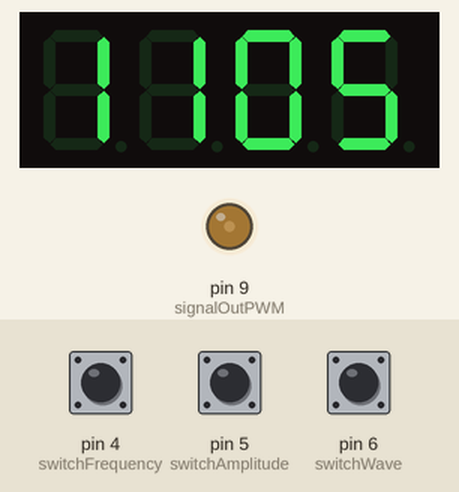
Bench run of a sketch on a simulated Arduino Uno, built with avr-gcc and run on an emulated ATmega328P. On the bench: 4-digit seven-segment display, output pins drawn as LEDs (lit = HIGH). Dashed ring = blinking. The test bench sets the inputs (shaded band); at power-on: pin 6 (switchWave) HIGH, pin 4 (switchFrequency) HIGH, pin 5 (switchAmplitude) HIGH.

Above: at 1.2 s.
1.3 s: pin 6 (switchWave) pulled LOW for 1 s
At 3.7 s:
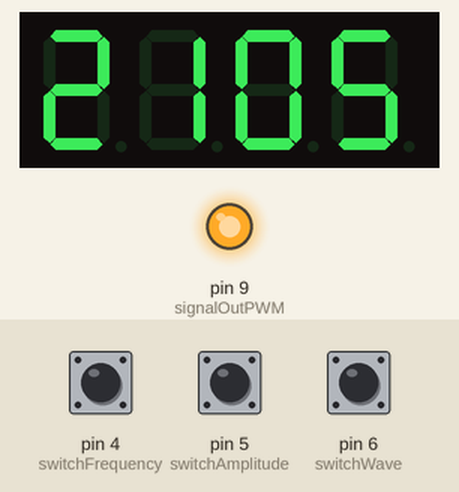
5.3 s: pin 4 (switchFrequency) pulled LOW for 0.15 s
At 5.8 s:
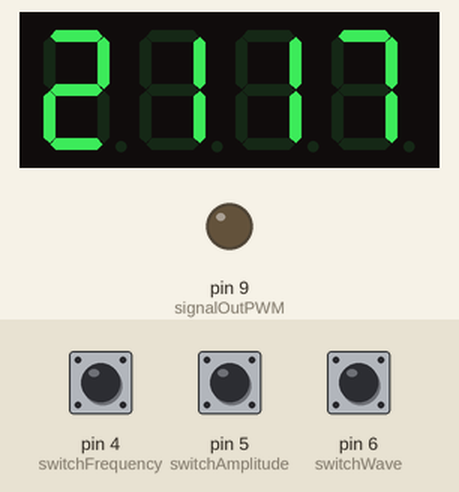
6.0 s: pin 5 (switchAmplitude) pulled LOW for 1 s
At 6.41 s:
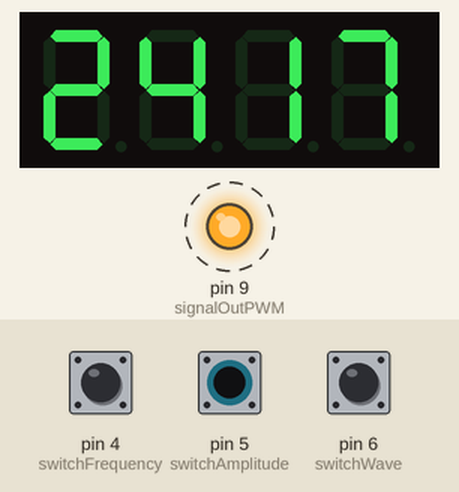
7.6 s: pin 4 (switchFrequency) pulled LOW for 1 s
At 9.14 s:
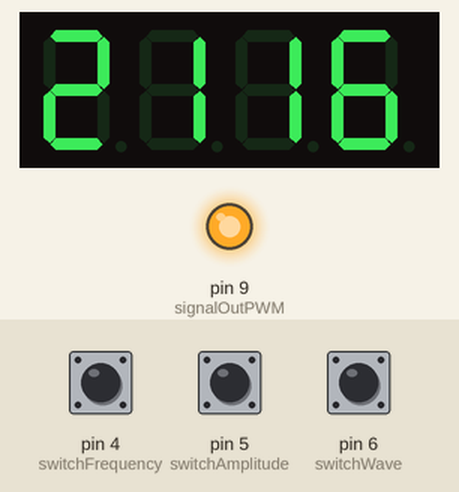
9.2 s: pin 5 (switchAmplitude) pulled LOW for 0.15 s
9.9 s: pin 6 (switchWave) pulled LOW for 1 s
At 11.07 s:
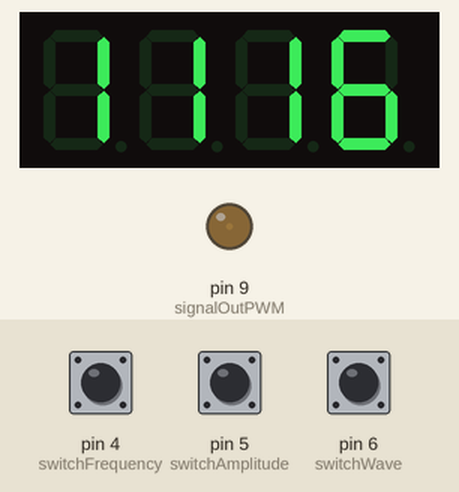
Timing chart, 0 to 12.5 s (numbered marks = the images above; inputs shaded):
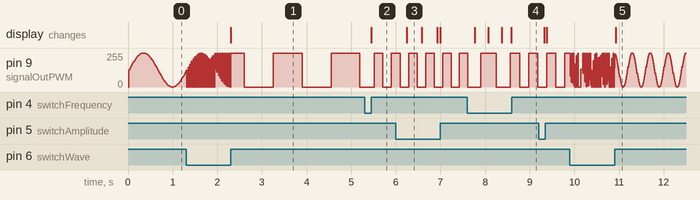

The sketch:

display.ino
```cpp
#include "TM1637.h"     //添加数码管模块头文件（预先把TM1637库函数文件拷贝进arduino安装目录下的libraries文件夹里）
#include "waveData2.h"

#define CLK 3           //数码管模块接口
#define DIO 2           //数码管模块接口
TM1637 tm1637(CLK,DIO); //定义数码管对象

unsigned int signalOutPWM = 9;                  //信号输出端口
unsigned int switchFrequency = 4;
unsigned int switchAmplitude = 5;
unsigned int switchWave = 6;

unsigned int delaytime = 1950;                  //每个数据由970Hz的PWM波形滤波产生，约1.9ms延迟+其他语句延迟 约等于 2ms，足以产生两个完整PWM波形
unsigned int wholePeriodNum = 512;
unsigned int i, freqStep, Amplitude, Wave;

unsigned int waveflag;
unsigned int amplitudeflag;
unsigned int freqflag;

int8_t displayData[] = {Wave, Amplitude, freqStep / 10, freqStep % 10};  //四个数码管待显示的数据

void setup() {
  tm1637.set();       //数码管对象设置
  tm1637.init();      //数码管对象初始化
  pinMode(signalOutPWM, OUTPUT);
  pinMode(switchFrequency, INPUT_PULLUP);
  pinMode(switchAmplitude, INPUT_PULLUP);
  pinMode(switchWave, INPUT_PULLUP);
  freqStep = 5;
  Amplitude = 1;
  Wave = 1;
}

void loop() {
  waveflag = digitalRead(switchWave);
  amplitudeflag = digitalRead(switchAmplitude);
  freqflag = digitalRead(switchFrequency);
  if(freqflag == LOW)
  {
    if(freqStep == 20)
      freqStep = 1;
    else
      freqStep ++;
  }
  if(waveflag == LOW)
  {
    if(Wave == 3)
      Wave = 1;
    else
      Wave++;
  }
  if(amplitudeflag == LOW)
  {
    if(Amplitude == 4)
      Amplitude = 1;
    else
      Amplitude ++;
  }
  displayData[0] = Wave;
  displayData[1] = Amplitude;
  displayData[2] = freqStep / 10;
  displayData[3] = freqStep % 10;
  tm1637.display(displayData);  //根据displayData数组的值，更新数码管显示
  i %= wholePeriodNum;
  if (Wave == 1) {
    analogWrite(signalOutPWM, sinData[i] * Amplitude);
  } else if (Wave == 2) {
    analogWrite(signalOutPWM, squareData[i / 256] * Amplitude);
  } else if (Wave == 3) {
    analogWrite(signalOutPWM, triangularData[i] * Amplitude);
  }
  i += freqStep;
  delayMicroseconds(delaytime);
}
```

Source omitted: waveData2.h (data table, 5440 bytes)

Measured:
- after the input at 1.3 s, the display: changes after 1.0 s (image 1)
- after the input at 5.3 s, pin 9 (signalOutPWM): 0/255 → 255/255 after 0.22 s instead of 0.53 s; the display: changes after 0.15 s (image 2)
- after the input at 6.0 s, the display: changes after 0.24 s (image 3)
- after the input at 7.6 s, the display: first changes after 0.17 s (image 4 shows a later state)
- after the input at 9.9 s, the display: changes after 1.0 s (image 5)
